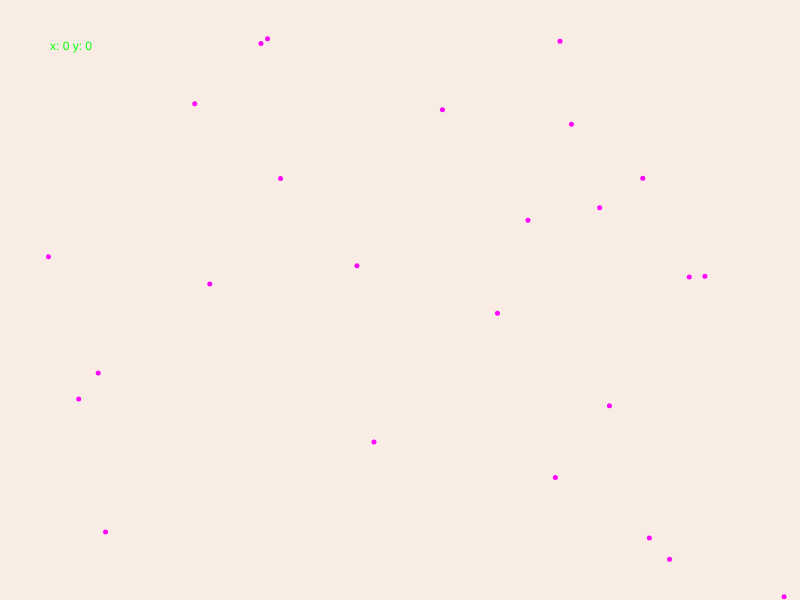
Frame 1 (no input)
Frame 60 (no input): identical to frame 1, image omitted
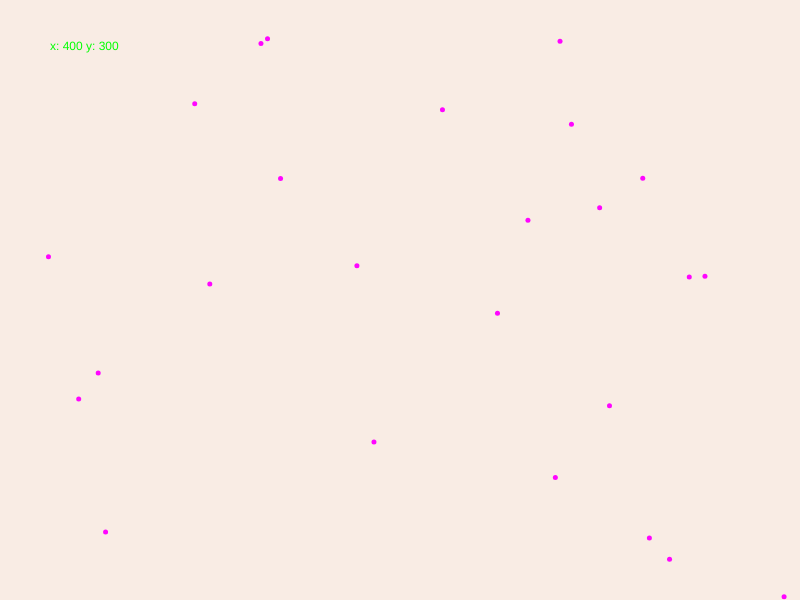
Frame 120 (the mouse pressed at the canvas centre since frame 60)

The p5.js sketch that drew these frames (run headless with seeded random() and noise() and a simulated clock; from frame 60 on, the mouse is pressed at the canvas centre):

// p5.js sketch
// ── sketch.js
let dots = [];
let graph;
let maxStep = 0;
let bestPath = [];
let isAnimation = false;
let dotMouse;
let magicDis = 280;
let numOfFinished = 0;
let mouseClickedTime;

class dot {
    constructor(...args) {
        if (args.length === 1) {
            this.x = random(width);
            this.y = random(height);
            this.no = args[0];
        }
        else if (args.length === 3) {
            this.x = args[0];
            this.y = args[1];
            this.no = args[2];
        }
    }

    draw() {
        let c = color(255, 5, 255);
        fill(c);
        noStroke();
        circle(this.x, this.y, 5);
    }
}

class lightning {
    constructor() {
        this.speed = 1;
    }

    drawFull(startDot, endDot) {
        strokeWeight(3);
        stroke(255, 204, 0);
        line(startDot.x, startDot.y, endDot.x, endDot.y);
    }

    draw(startDot, endDot, dur) {
        strokeWeight(3);
        stroke(255, 204, 0);
        let hypotenuse = Math.sqrt((startDot.x - endDot.x) * (startDot.x - endDot.x) + (startDot.y - endDot.y) * (startDot.y - endDot.y));
        let endX = (endDot.x - startDot.x) / hypotenuse * this.speed * dur + startDot.x;
        let endY = (endDot.y - startDot.y) / hypotenuse * this.speed * dur + startDot.y;
        // if finished
        if (Math.abs((endDot.x - startDot.x) / hypotenuse * this.speed * dur) >= Math.abs(endDot.x - startDot.x)) {
            numOfFinished++;
            endX = endDot.x;
            endY = endDot.y;
        }
        line(startDot.x, startDot.y, endX, endY);
    }
}

function drawLightning(dur) {
    let l = new lightning;
    let i = 0;
    for (; i < numOfFinished - 1; i++) {
        l.drawFull(dots[bestPath[i]], dots[bestPath[i + 1]]);
    }
    if (numOfFinished >= bestPath.length) {
        //isAnimation = false;
    }
    else {
        l.draw(dots[bestPath[i]], dots[bestPath[i + 1]], dur);
    }
}

function calculateDistanceSquare(dot1, dot2) {
    return (dot1.x - dot2.x) * (dot1.x - dot2.x) + (dot1.y - dot2.y) * (dot1.y - dot2.y);
}

function formGraphic(dis) {
    let len = dots.length, disSq = dis * dis;
    for (let i = 0; i < len; i++) {
        for (let j = 0; j < i; j++) {
            if (calculateDistanceSquare(dots[i], dots[j]) <= disSq) {
                graph[i][j] = 1;
                graph[j][i] = 1;
            }
        }
    }
}

function dfs(d, step, visited, curPath) {
    let len = dots.length;
    visited[d.no] = 1;
    curPath.push(d.no);
    if (maxStep < step) {
        maxStep = step;
        bestPath = curPath.slice();
    }
    for (let i = 0; i < len; i++) {
        if (graph[d.no][i] === 1 && visited[i] === 0) {
            dfs(dots[i], step + 1, visited, curPath);
        }
    }
    visited[d.no] = 0;
    curPath.pop();
}

function mouseClicked() {
    mouseClickedTime = millis();
    dotMouse = new dot(mouseX, mouseY, dots.length);
    console.log(`mouse x: ${dotMouse.x} y: ${dotMouse.y}`);
    dots.push(dotMouse);
    let len = dots.length;
    graph = Array.from({length: len}, () => Array.from({length: len}, () => 0));
    formGraphic(magicDis);
    isAnimation = true;
}

function setup() { //once
    createCanvas(screen.width, screen.height);
    for (let i = 0; i < 25; i++) {
        dots.push(new dot(i));
    }
    // dfs(dots[0], 0, visited, []);
    // console.log("max step: ", maxStep);
    // console.log("path: ", bestPath);
}

function draw() { //loop
    background(249, 236, 228);
    fill(0, 255, 0);
    text(`x: ${mouseX} y: ${mouseY}`, 50, 50);
    for (let i = 0; i < dots.length; i++) {
        dots[i].draw();
    }
    if (isAnimation) {
        dotMouse.draw();
        noFill();
        stroke(0, 255, 0);
        circle(dotMouse.x, dotMouse.y, magicDis);
        let len = dots.length;
        let visited = Array.from({length: len}, () => 0);
        dfs(dotMouse, 0, visited, []);
        // for (let i = 0; i < maxStep; i++) {
        //     strokeWeight(3);
        //     stroke(255, 204, 0);
        //     line(dots[bestPath[i]].x, dots[bestPath[i]].y, dots[bestPath[i + 1]].x, dots[bestPath[i + 1]].y);
        // }
        drawLightning(millis() - mouseClickedTime);
    }
}
